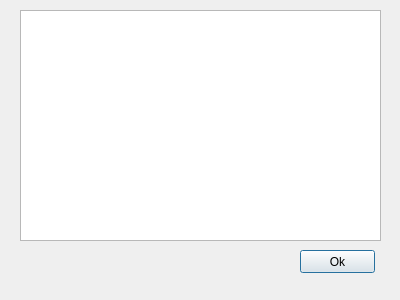
<ui version="4.0" >
 <class>MaterialLibrary</class>
 <widget class="QDialog" name="MaterialLibrary" >
  <property name="geometry" >
   <rect>
    <x>0</x>
    <y>0</y>
    <width>400</width>
    <height>300</height>
   </rect>
  </property>
  <property name="windowTitle" >
   <string>Material library</string>
  </property>
  <widget class="QPushButton" name="okButton" >
   <property name="geometry" >
    <rect>
     <x>300</x>
     <y>250</y>
     <width>75</width>
     <height>23</height>
    </rect>
   </property>
   <property name="text" >
    <string>Ok</string>
   </property>
  </widget>
  <widget class="QListWidget" name="materialListWidget" >
   <property name="geometry" >
    <rect>
     <x>20</x>
     <y>10</y>
     <width>361</width>
     <height>231</height>
    </rect>
   </property>
  </widget>
 </widget>
 <resources/>
 <connections/>
</ui>
